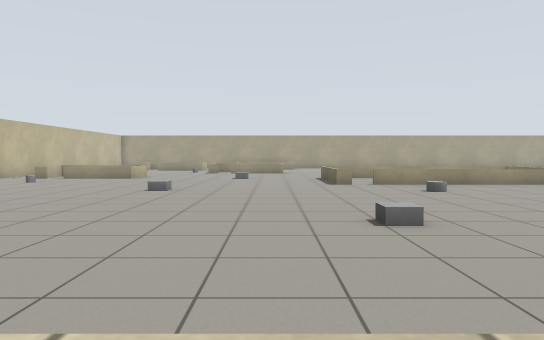
View 1 (above)

24 first-person views from a walk through a robot-simulator world made for Gazebo. The camera is 0.92 m above the floor, tilts 2° down and sees 70° across. The floor is counted in squares, 1 m on a side. Each view is taken from the middle of a square. On the plan, view 1 faces up. The plan holds only what a view shows up to about 13 squares ahead; the rest is blank.

View 2
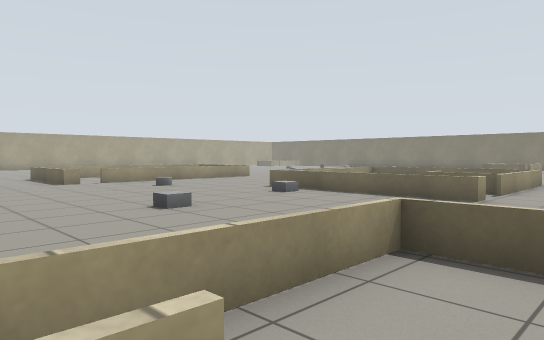

View 3
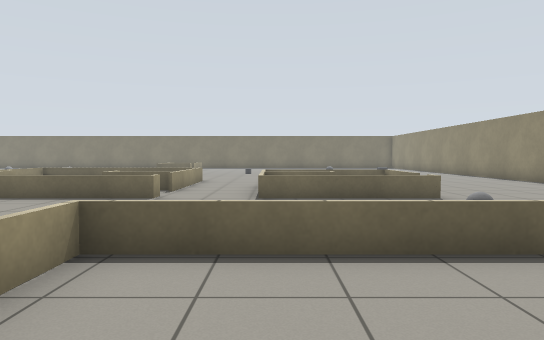

View 4
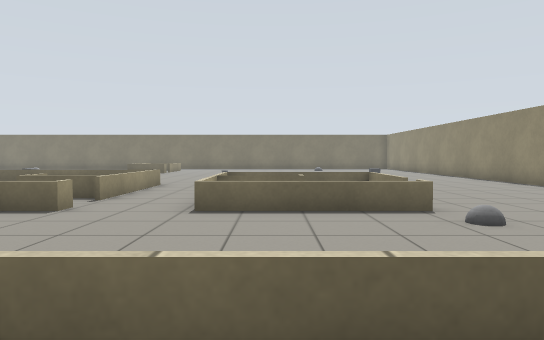

View 5
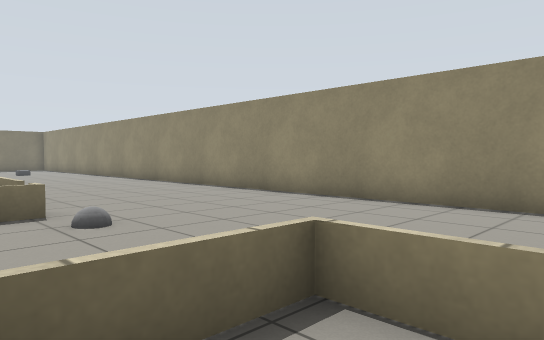

View 6
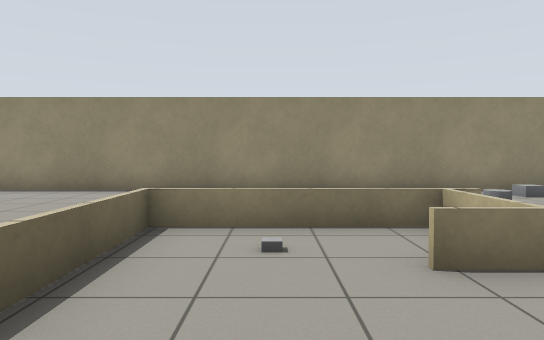

View 7
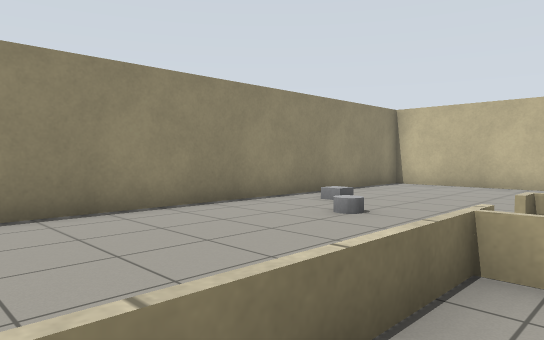

View 8
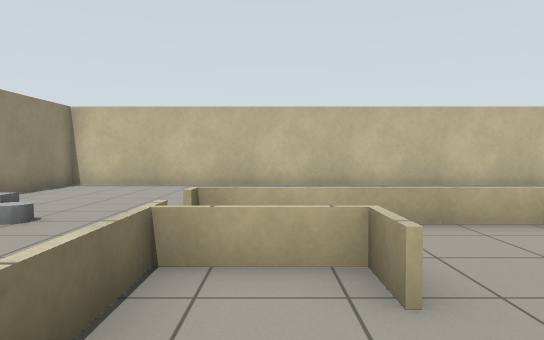

View 9
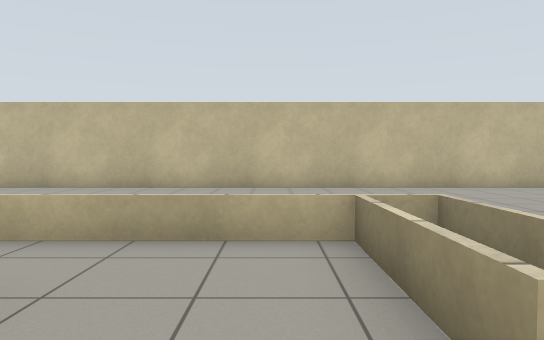

View 10
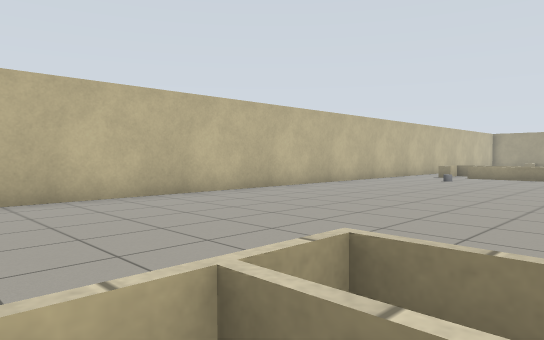

View 11
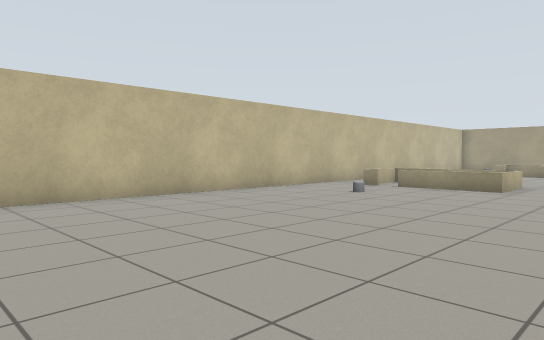

View 12
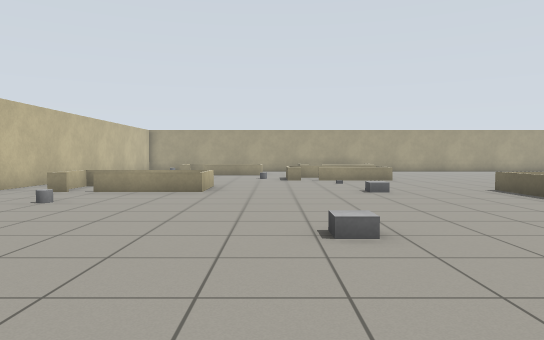

View 13
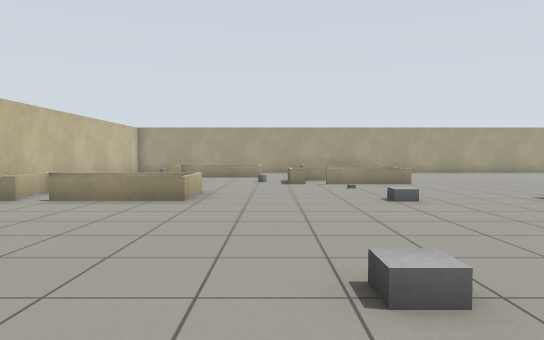

View 14
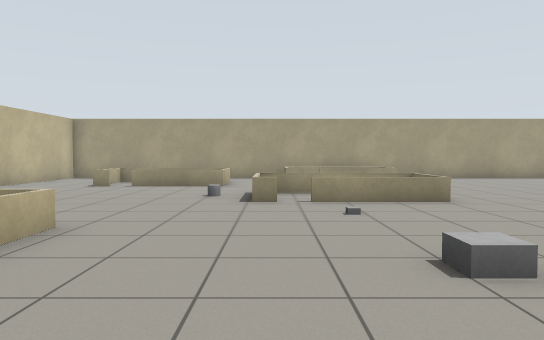

View 15
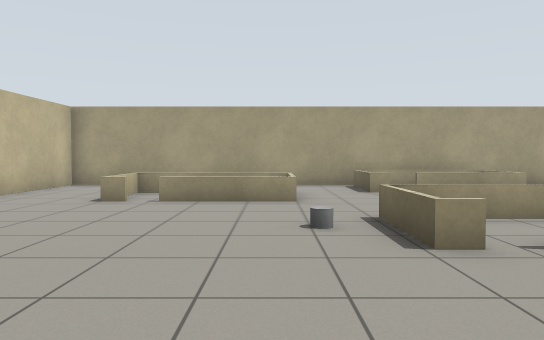

View 16
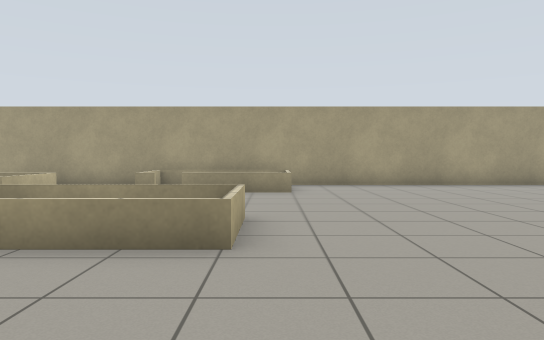

View 17
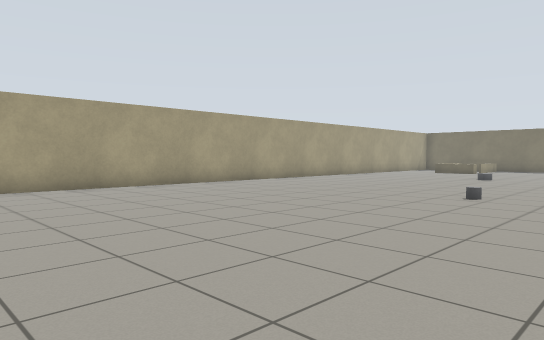

View 18
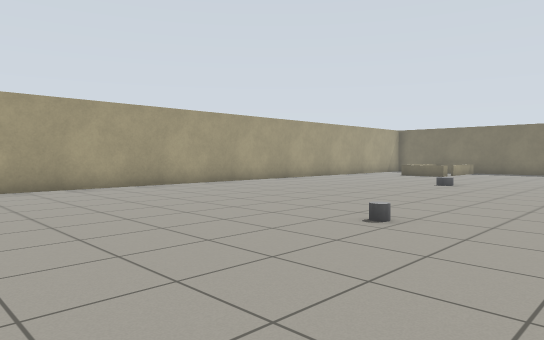

View 19
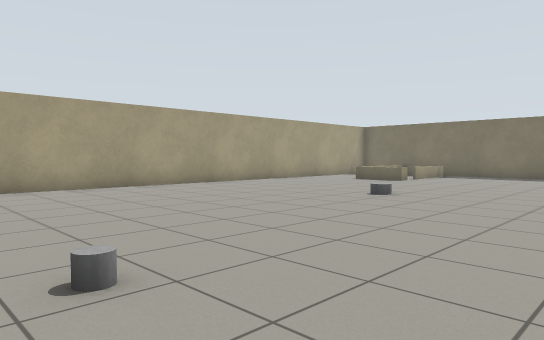

View 20
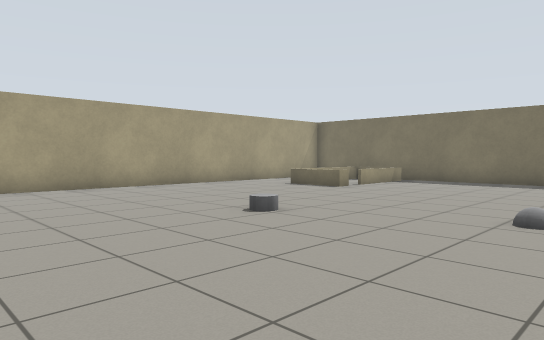

View 21
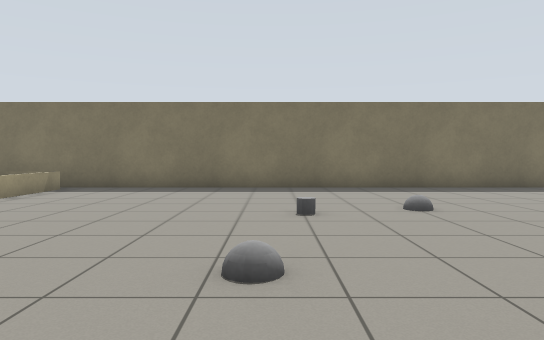

View 22
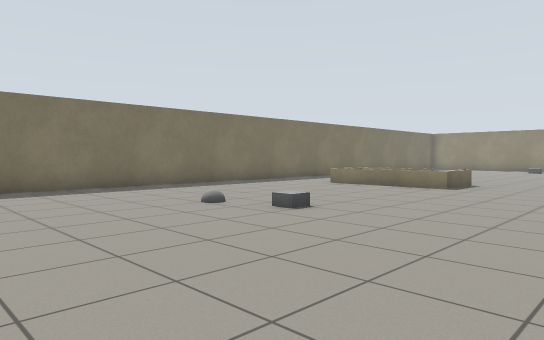

View 23
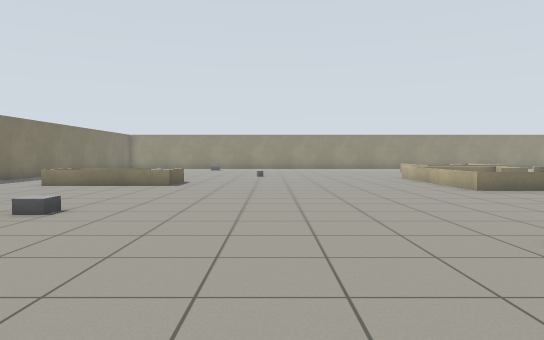

View 24
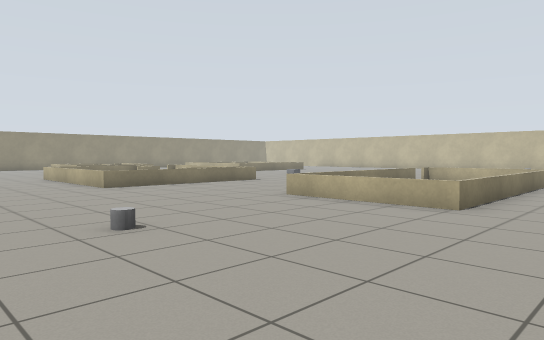

### Floor plan
Key: @ floor where view 1 was taken; # wall or solid block; . floor; = window, fence, low wall or low ledge; B grey box; C grey cylinder; G grey ball; O other object.
Columns run from 12 left of view 1 to 29 right of it. Each row starts with its distance up from view 1.
 30 ## ########  #####################
 29 #.      ..####....................
 28 #..     ..=##=.....................
 27 #...====..====......................=   ##
 26 #...=##=..  ........................=#  ##
 25 #...====..  ........................====##
 24   ........   ............................#
 23    ......====..................C.........#
 22    .....C=##=............................#
 21 #   .....====..........C.................#
 20 #    ....................................#
 19 #    .....O.....................G..C.....#
 18 #.=====............ .....................#
 17 #.=.  =.......=========....... ..........#
 16 #.=.===....B..=       =.............G....#
 15 #.............=       =..................#
 14 #..C..........        =....C.............#
 13 #.............=.=======..................#
 12 #.................................BG.....#
 11 #........B...............................#
 10 #...............C........................#
  9 #..................  ...................
  8 #..................== ===..............
  7 #..................======..............
  6 #.................B=#   =........=====.
  5 #.............B....=    =........=
  4 #..................===  =      ..=
  3 #........ .........===# =       ..
  2 #......   .....  ..======
  1 #...... ======= .........
  0 #...... ===.@.= ........
 -1 #..     =.....= ...====
 -2 #..     =.....= ...====
 -3 #..     =.=...= ...====
 -4 #..     =.=.B.= ...=# =
 -5 #..     =.===== .G..===
 -6 #.............  .........
 -7 #.............  ..........
 -8 #.......C.................
 -9 #.....B...................
-10 #.........................
-11 ##########################

Where each view was taken, in squares from view 1:
view 1: 0 up, 0 right, facing up
view 2: 1 down, 2 left, facing up-right
view 3: 1 down, 2 left, facing right
view 4: 2 down, 0 right, facing right
view 5: 3 down, 0 right, facing down-right
view 6: 0 up, 0 right, facing down
view 7: 4 down, 1 right, facing down-left
view 8: 4 down, 1 right, facing left
view 9: 1 down, 0 right, facing left
view 10: 1 down, 3 left, facing up-left
view 11: 5 up, 3 left, facing up-left
view 12: 6 up, 4 left, facing up
view 13: 8 up, 4 left, facing up
view 14: 13 up, 3 left, facing up
view 15: 17 up, 5 left, facing up
view 16: 17 up, 1 right, facing up
view 17: 18 up, 2 right, facing up-right
view 18: 18 up, 6 right, facing up-right
view 19: 18 up, 10 right, facing up-right
view 20: 18 up, 14 right, facing up-right
view 21: 19 up, 17 right, facing right
view 22: 17 up, 17 right, facing down-right
view 23: 18 up, 18 right, facing down
view 24: 19 up, 17 right, facing down-left
